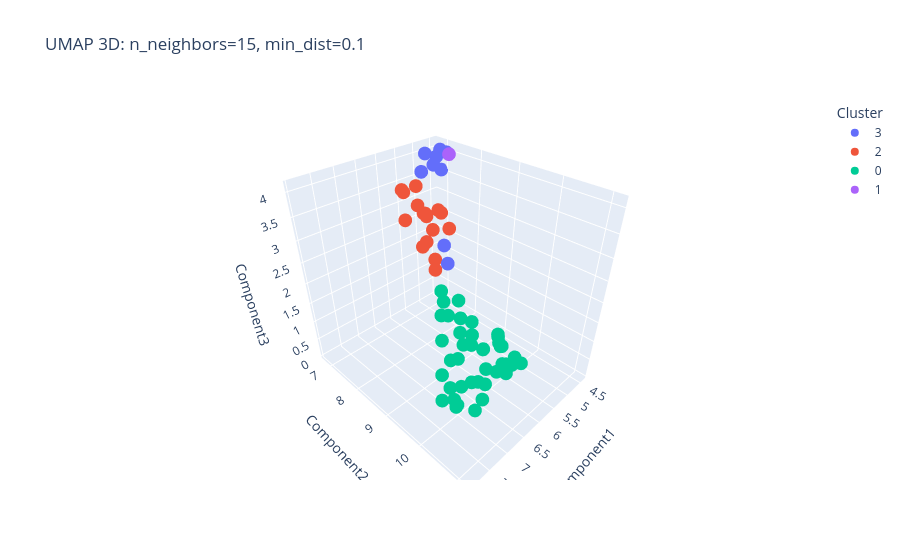

Notebook code cell kept with this figure:
### Markdown cell above
**Аналитический комментарий.** UMAP обычно лучше сохраняет сочетание локальной и глобальной структуры, чем t-SNE, но результат зависит от `n_neighbors` и `min_dist`. Малые значения `min_dist` делают группы компактнее, а большие - показывают более плавные переходы между сегментами. Магазины между облаками можно рассматривать как пограничные для ценовой или ассортиментной политики.

### Code cell
if UMAP_AVAILABLE:
    best_umap_neighbors = [v for v in [15, 10, 5, 30] if v < len(store_features)][0]
    best_umap_min_dist = 0.1
    X_umap_3 = umap.UMAP(n_components=3, n_neighbors=best_umap_neighbors, min_dist=best_umap_min_dist, random_state=RANDOM_STATE).fit_transform(X_main)
    umap3_df = plot_df.copy()
    umap3_df['Component1'] = X_umap_3[:, 0]
    umap3_df['Component2'] = X_umap_3[:, 1]
    umap3_df['Component3'] = X_umap_3[:, 2]
    fig = px.scatter_3d(
        umap3_df,
        x='Component1', y='Component2', z='Component3',
        color='Cluster',
        hover_data=['ShopCode', 'City', 'Region', 'ShopFormat', 'sales_qty_total', 'revenue_total', 'unique_products_count'],
        title=f'UMAP 3D: n_neighbors={best_umap_neighbors}, min_dist={best_umap_min_dist}',
    )
    fig.show()
else:
    print('UMAP 3D пропущен: пакет umap-learn не установлен.')

### Figure 1 — Plotly figure (JSON) as saved in the notebook; plotly's stock layout.template omitted (floating-point values rounded to 4 significant figures; data arrays with more than 128 entries replaced by an {"elided": "..."} marker saying what was removed)
{"data": [{"customdata": [["103", "Город-016", "Регион-002", "0", 1543, 80680.0, 25], ["106", "Город-016", "Регион-002", "0", 4342, 217200.0, 22], ["1117", "Город-037", "Регион-008", "1", 2176, 106800.0, 27], ["1159", "Город-034", "Регион-006", "1", 1186, 66020.0, 26], ["187", "Город-024", "Регион-005", "0", 305, 14270.0, 20], ["2107", "Город-021", "Регион-004", "2", 1809, 90540.0, 32], ["2112", "Город-034", "Регион-006", "2", 1633, 91740.0, 22], ["2175", "Город-016", "Регион-002", "2", 2506, 125100.0, 31], ["2176", "Город-012", "Регион-008", "2", 3715, 180900.0, 24]], "hovertemplate": "Cluster=3<br>Component1=%{x}<br>Component2=%{y}<br>Component3=%{z}<br>ShopCode=%{customdata[0]}<br>City=%{customdata[1]}<br>Region=%{customdata[2]}<br>ShopFormat=%{customdata[3]}<br>sales_qty_total=%{customdata[4]}<br>revenue_total=%{customdata[5]}<br>unique_products_count=%{customdata[6]}<extra></extra>", "legendgroup": "3", "marker": {"color": "#636efa", "symbol": "circle"}, "mode": "markers", "name": "3", "scene": "scene", "showlegend": true, "type": "scatter3d", "x": [4.429, 4.424, 4.413, 6.177, 5.239, 4.463, 6.404, 4.819, 4.704], "y": [6.758, 6.875, 6.898, 8.789, 7.145, 7.114, 9.113, 6.808, 6.947], "z": [3.812, 3.995, 3.539, 3.03, 3.773, 4.002, 2.871, 3.984, 3.738]}, {"customdata": [["1101", "Город-036", "Регион-007", "1", 4114, 214000.0, 54], ["1124", "Город-026", "Регион-007", "1", 3688, 191200.0, 47], ["1129", "Город-021", "Регион-004", "1", 7136, 365100.0, 49], ["1161", "Город-017", "Регион-007", "1", 5693, 295800.0, 49], ["2126", "Город-021", "Регион-004", "2", 6667, 356100.0, 41], ["2184", "Город-021", "Регион-004", "2", 4708, 226200.0, 49], ["2449", "Город-021", "Регион-004", "2", 3098, 170300.0, 97], ["271", "Город-021", "Регион-004", "2", 4593, 237800.0, 73], ["2740", "Город-009", "Регион-004", "2", 2831, 149300.0, 63], ["280", "Город-036", "Регион-007", "2", 4723, 246800.0, 84], ["297", "Город-016", "Регион-002", "2", 7655, 391200.0, 60], ["3116", "Город-003", "Регион-004", "3", 3946, 210300.0, 42], ["3156", "Город-036", "Регион-007", "3", 4204, 225100.0, 94], ["3157", "Город-032", "Регион-004", "3", 4332, 229200.0, 56], ["3741", "Город-044", "Регион-002", "3", 5354, 274200.0, 52], ["395", "Город-021", "Регион-004", "3", 5126, 274100.0, 78]], "hovertemplate": "Cluster=2<br>Component1=%{x}<br>Component2=%{y}<br>Component3=%{z}<br>ShopCode=%{customdata[0]}<br>City=%{customdata[1]}<br>Region=%{customdata[2]}<br>ShopFormat=%{customdata[3]}<br>sales_qty_total=%{customdata[4]}<br>revenue_total=%{customdata[5]}<br>unique_products_count=%{customdata[6]}<extra></extra>", "legendgroup": "2", "marker": {"color": "#EF553B", "symbol": "circle"}, "mode": "markers", "name": "2", "scene": "scene", "showlegend": true, "type": "scatter3d", "x": [6.071, 5.489, 5.295, 5.429, 5.777, 5.735, 6.047, 5.798, 5.888, 5.915, 5.124, 6.083, 6.286, 5.643, 5.179, 5.946], "y": [7.543, 7.736, 7.708, 7.386, 7.578, 7.67, 8.173, 7.872, 7.956, 8.249, 7.62, 7.552, 8.649, 7.449, 7.922, 7.329], "z": [3.075, 2.711, 3.098, 2.96, 3.739, 2.369, 3.375, 2.591, 3.307, 2.374, 2.948, 3.692, 2.471, 3.236, 2.696, 3.633]}, {"customdata": {"elided": "42x7 mixed values"}, "hovertemplate": "Cluster=0<br>Component1=%{x}<br>Component2=%{y}<br>Component3=%{z}<br>ShopCode=%{customdata[0]}<br>City=%{customdata[1]}<br>Region=%{customdata[2]}<br>ShopFormat=%{customdata[3]}<br>sales_qty_total=%{customdata[4]}<br>revenue_total=%{customdata[5]}<br>unique_products_count=%{customdata[6]}<extra></extra>", "legendgroup": "0", "marker": {"color": "#00cc96", "symbol": "circle"}, "mode": "markers", "name": "0", "scene": "scene", "showlegend": true, "type": "scatter3d", "x": [6.424, 7.855, 7.185, 7.371, 7.865, 6.631, 7.741, 7.598, 7.516, 7.933, 7.787, 6.216, 7.45, 5.457, 7.205, 5.988, 5.882, 5.984, 6.867, 7.092, 5.05, 5.366, 6.799, 5.201, 6.619, 6.743, 7.42, 6.874, 5.098, 7.163, 6.725, 6.105, 6.516, 5.337, 7.312, 7.315, 5.851, 6.199, 5.605, 7.508, 5.183, 5.82], "y": [8.949, 10.44, 10.45, 10.16, 10.45, 9.347, 10.76, 10.52, 11.02, 10.87, 11.01, 9.282, 11.0, 9.759, 9.98, 9.725, 8.9, 10.07, 10.54, 11.13, 9.877, 9.642, 10.1, 9.605, 9.746, 9.344, 10.29, 9.416, 9.963, 9.727, 10.64, 9.508, 9.512, 9.872, 10.74, 10.31, 10.14, 9.889, 10.2, 10.87, 10.15, 9.982], "z": [2.179, 2.009, 2.225, 1.805, 1.423, 1.913, 1.9, 1.1, 1.625, 1.712, 2.22, 1.575, 2.251, 0.646, 0.8585, 0.8854, 1.641, 1.488, 1.122, 1.993, 0.1246, 0.6138, 2.292, 0.3835, 1.421, 2.298, 0.9611, 2.092, 0.05907, 1.854, 2.238, 1.201, 0.8234, 0.1053, 1.67, 2.486, 0.6517, 1.12, 0.5015, 1.228, 0.2196, 0.2953]}, {"customdata": [["1170", "Город-012", "Регион-004", "1", 40, 1802.0, 2]], "hovertemplate": "Cluster=1<br>Component1=%{x}<br>Component2=%{y}<br>Component3=%{z}<br>ShopCode=%{customdata[0]}<br>City=%{customdata[1]}<br>Region=%{customdata[2]}<br>ShopFormat=%{customdata[3]}<br>sales_qty_total=%{customdata[4]}<br>revenue_total=%{customdata[5]}<br>unique_products_count=%{customdata[6]}<extra></extra>", "legendgroup": "1", "marker": {"color": "#ab63fa", "symbol": "circle"}, "mode": "markers", "name": "1", "scene": "scene", "showlegend": true, "type": "scatter3d", "x": [4.693], "y": [7.429], "z": [4.089]}], "layout": {"legend": {"title": {"text": "Cluster"}, "tracegroupgap": 0}, "scene": {"domain": {"x": [0, 1], "y": [0, 1]}, "xaxis": {"title": {"text": "Component1"}}, "yaxis": {"title": {"text": "Component2"}}, "zaxis": {"title": {"text": "Component3"}}}, "title": {"text": "UMAP 3D: n_neighbors=15, min_dist=0.1"}}}
